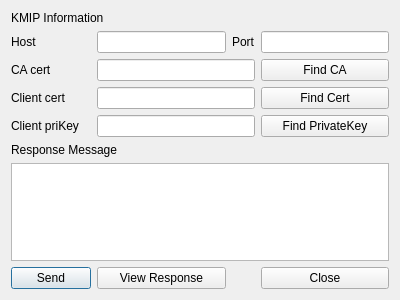
<?xml version="1.0" encoding="UTF-8"?>
<ui version="4.0">
 <class>SendMsgDlg</class>
 <widget class="QDialog" name="SendMsgDlg">
  <property name="geometry">
   <rect>
    <x>0</x>
    <y>0</y>
    <width>400</width>
    <height>300</height>
   </rect>
  </property>
  <property name="windowTitle">
   <string>Dialog</string>
  </property>
  <layout class="QGridLayout" name="gridLayout">
   <item row="4" column="0">
    <widget class="QLabel" name="label_6">
     <property name="text">
      <string>Client priKey</string>
     </property>
    </widget>
   </item>
   <item row="1" column="2">
    <widget class="QLabel" name="label_3">
     <property name="text">
      <string>Port</string>
     </property>
    </widget>
   </item>
   <item row="1" column="3">
    <widget class="QLineEdit" name="mPortText"/>
   </item>
   <item row="1" column="0">
    <widget class="QLabel" name="label_2">
     <property name="text">
      <string>Host</string>
     </property>
    </widget>
   </item>
   <item row="1" column="1">
    <widget class="QLineEdit" name="mHostText"/>
   </item>
   <item row="3" column="0">
    <widget class="QLabel" name="label_5">
     <property name="text">
      <string>Client cert</string>
     </property>
    </widget>
   </item>
   <item row="0" column="0" colspan="2">
    <widget class="QLabel" name="label">
     <property name="text">
      <string>KMIP Information</string>
     </property>
    </widget>
   </item>
   <item row="2" column="0">
    <widget class="QLabel" name="label_4">
     <property name="text">
      <string>CA cert</string>
     </property>
    </widget>
   </item>
   <item row="6" column="0" colspan="4">
    <widget class="QPlainTextEdit" name="mResponseText"/>
   </item>
   <item row="7" column="0">
    <widget class="QPushButton" name="mSendBtn">
     <property name="text">
      <string>Send</string>
     </property>
    </widget>
   </item>
   <item row="7" column="1">
    <widget class="QPushButton" name="mViewResponseBtn">
     <property name="text">
      <string>View Response</string>
     </property>
    </widget>
   </item>
   <item row="7" column="3">
    <widget class="QPushButton" name="mCloseBtn">
     <property name="text">
      <string>Close</string>
     </property>
    </widget>
   </item>
   <item row="5" column="0" colspan="2">
    <widget class="QLabel" name="label_7">
     <property name="text">
      <string>Response Message</string>
     </property>
    </widget>
   </item>
   <item row="2" column="1" colspan="2">
    <widget class="QLineEdit" name="mCACertPathText"/>
   </item>
   <item row="3" column="1" colspan="2">
    <widget class="QLineEdit" name="mClientCertPathText"/>
   </item>
   <item row="4" column="1" colspan="2">
    <widget class="QLineEdit" name="mClientPriKeyPathText"/>
   </item>
   <item row="2" column="3">
    <widget class="QPushButton" name="mFindCABtn">
     <property name="text">
      <string>Find CA</string>
     </property>
    </widget>
   </item>
   <item row="3" column="3">
    <widget class="QPushButton" name="mFindCertBtn">
     <property name="text">
      <string>Find Cert</string>
     </property>
    </widget>
   </item>
   <item row="4" column="3">
    <widget class="QPushButton" name="mFindPriKeyBtn">
     <property name="text">
      <string>Find PrivateKey</string>
     </property>
    </widget>
   </item>
  </layout>
 </widget>
 <resources/>
 <connections/>
</ui>
